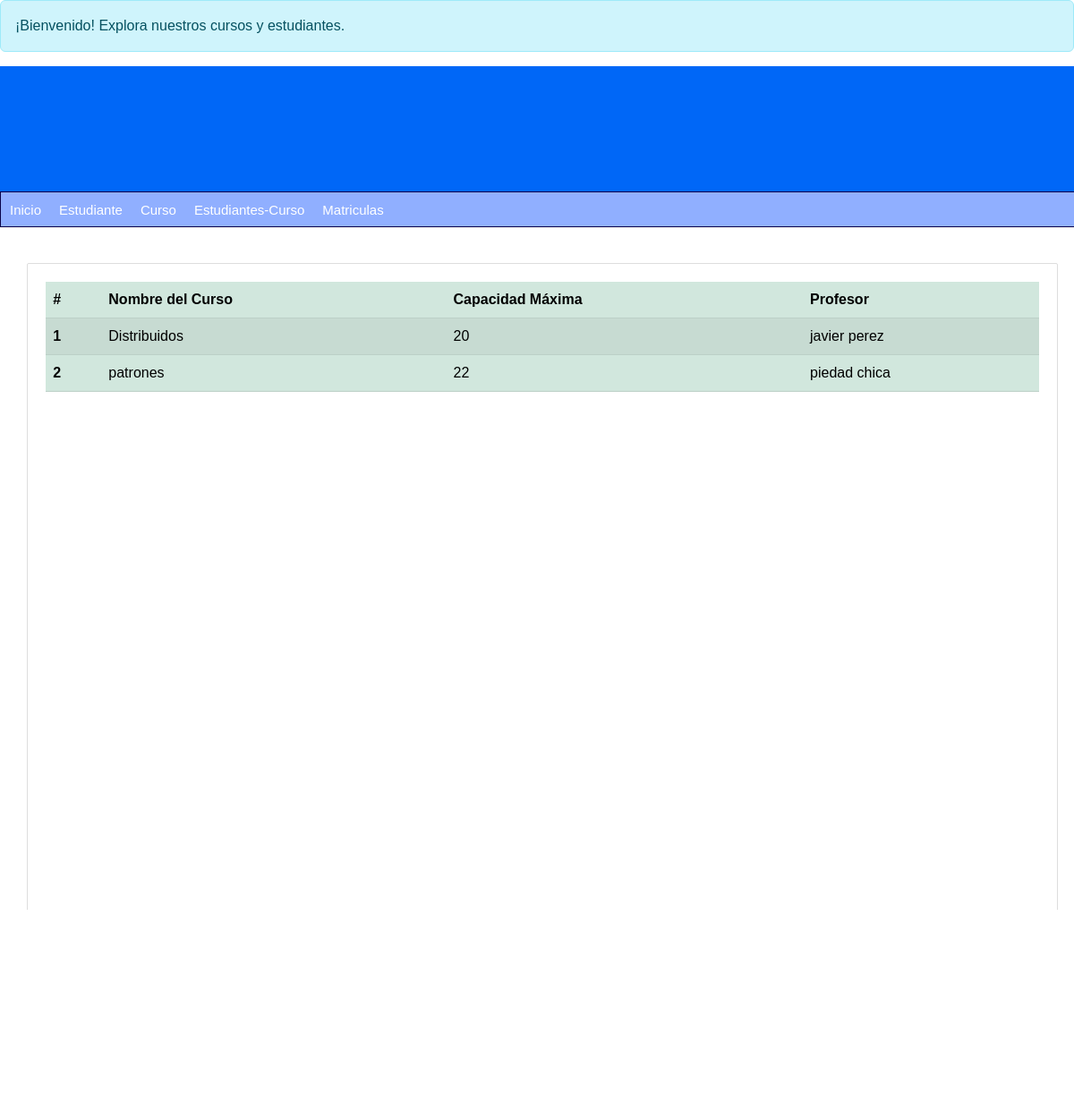
Before: /lista-curso/ with the older database file.
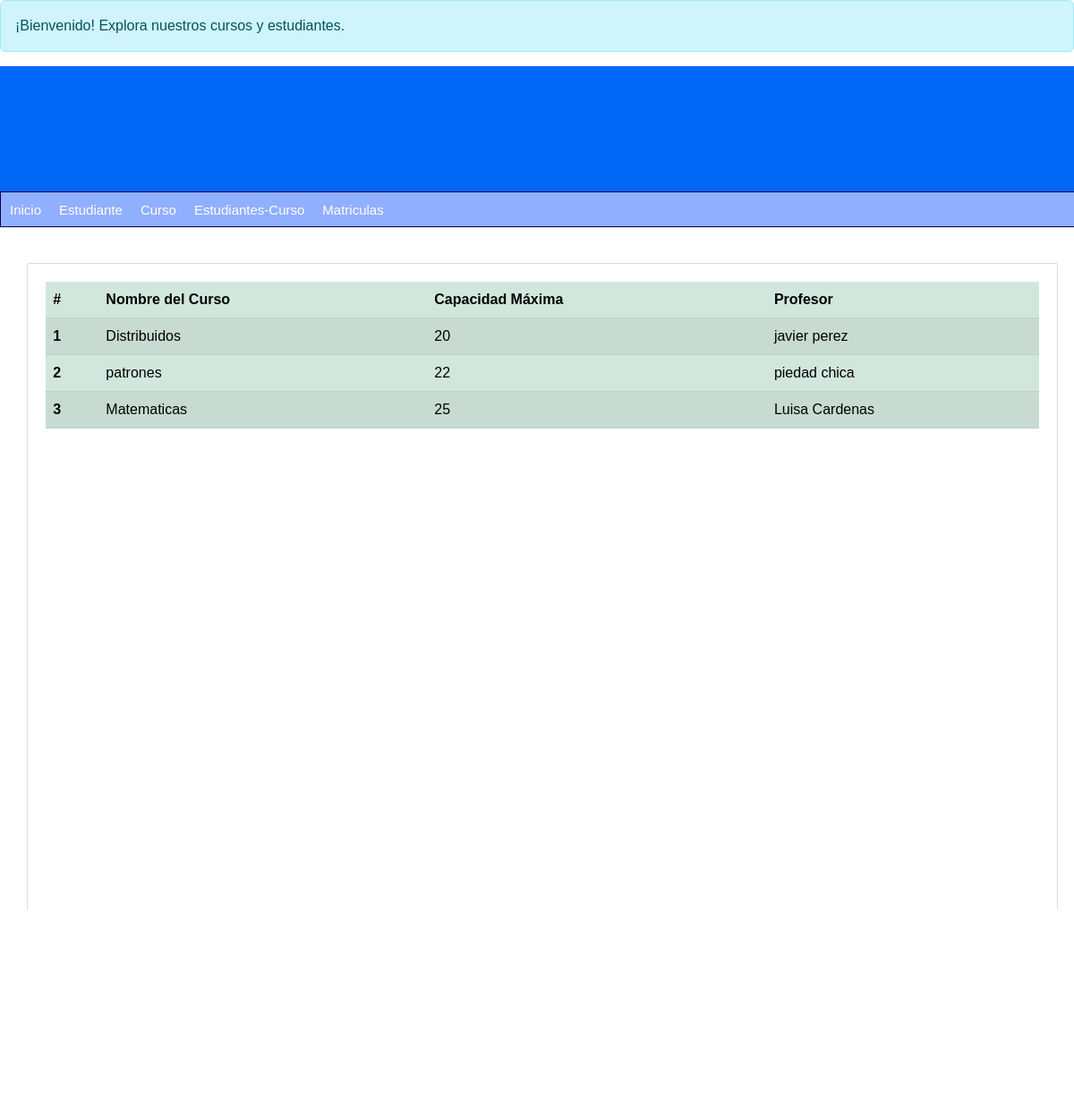
After: the same page with the newer database file.
### curso/models.py (models this page shows, shortened)
class Curso(models.Model):
    nombre = models.CharField(max_length=100)
    capacidad_max = models.IntegerField()
    profesor = models.ForeignKey(Persona, limit_choices_to={'rol': 'profesor'},on_delete=models.CASCADE)
    create_at = models.DateTimeField(auto_now=True)
    estudiantes = models.ManyToManyField(Persona, related_name='cursos_estudiante', blank=True)
    class Meta:
        db_table = 'Curso'

### persona/models.py (models this page shows, shortened)
class Persona(models.Model):
    nombre = models.CharField(max_length=100)
    apellidos = models.CharField(max_length=100)
    dni = models.CharField(max_length=10)
    telefono = models.CharField(max_length=10)
    email = models.EmailField()
    fecha_nacimiento = models.DateField()
    rol = models.CharField(max_length=20)
    create_at = models.DateTimeField(auto_now=True)
    class Meta:
        db_table = 'Persona'

### curso/views.py (the view)
# urls.py: path('lista-curso/',get_cursos,name='lista-curso'),
def get_cursos(request):
    cursos = Curso.objects.all()
    return render(request, 'lista-curso.html', {
        'title': 'Lista de cursos',
        'cursos': cursos
        })

### curso/templates/lista-curso.html
{% extends "index.html" %}
{% block content %}
<table class="table table-success table-striped">
   <thead>
     <tr>
       <th scope="col">#</th>
       <th scope="col">Nombre del Curso</th>
       <th scope="col">Capacidad Máxima</th>
       <th scope="col">Profesor</th>
     </tr>
   </thead>
   <tbody>
     {% for curso in cursos %}
     <tr>
       <th scope="row">{{ forloop.counter }}</th>
       <td>{{ curso.nombre }}</td>
       <td>{{ curso.capacidad_max }}</td>
       <td>{{ curso.profesor.nombre }} {{ curso.profesor.apellidos }}</td>
     </tr>
     {% endfor %}
   </tbody>
</table>
{% endblock %}

Changed rows visible on the page:
added Curso: nombre "Matematicas", capacidad_max "25", profesor.nombre "Luisa", profesor.apellidos "Cardenas"
